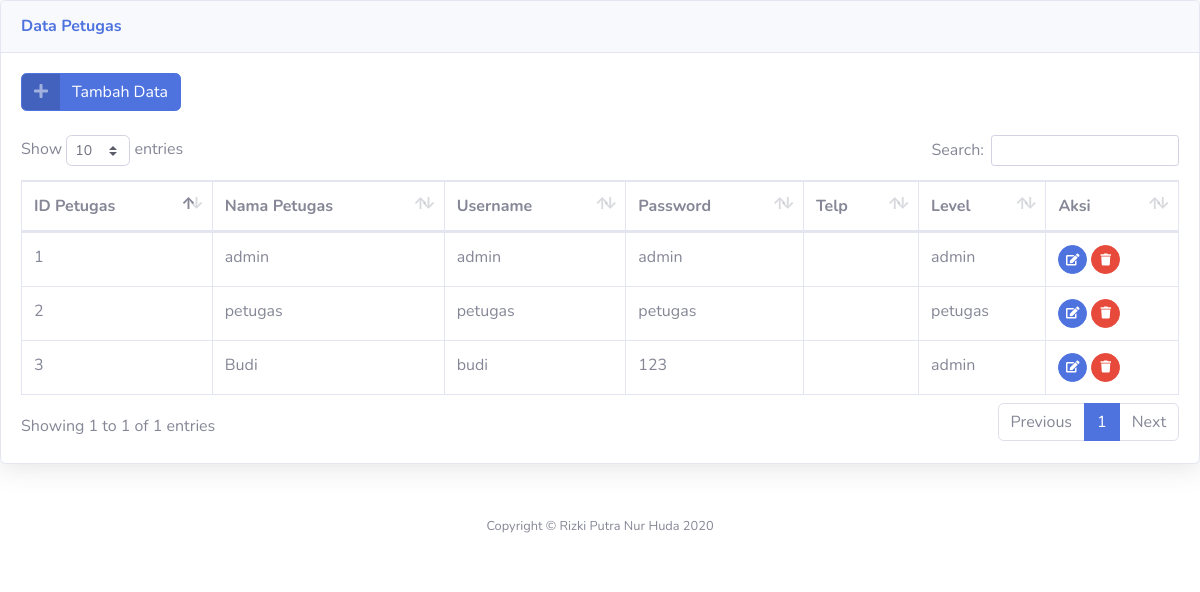
The app's page /admin/lihat_petugas.php with its own data.
### tables this page shows
CREATE TABLE `petugas` (
  `id_petugas` int(11) NOT NULL,
  `nama_petugas` varchar(35) NOT NULL,
  `username` varchar(25) NOT NULL,
  `password` varchar(32) NOT NULL,
  `telp` varchar(13) NOT NULL,
  `level` enum('admin','petugas','','') NOT NULL
);

### admin/lihat_petugas.php (the view, shortened to what this page needs)
<!DOCTYPE html>
<html lang="en">
<head>
  <link href="../vendor/fontawesome-free/css/all.min.css" rel="stylesheet" type="text/css">
  <link href="../css/sb-admin-2.min.css" rel="stylesheet">
  <link href="../vendor/datatables/dataTables.bootstrap4.min.css" rel="stylesheet">
</head>
<body id="page-top">
          <div class="card shadow mb-4">
            <div class="card-header py-3">
              <h6 class="m-0 font-weight-bold text-primary">Data Petugas</h6>
            </div>
            <div class="card-body">
              <a href="admin.php?url=tambah_Petugas" class="btn btn-primary btn-icon-split">
                    <span class="icon text-white-50">
                      <i class="fas fa-plus"></i>
                    </span>
                    <span class="text">Tambah Data</span>
                  </a>
                  <br><br>
              <div class="table-responsive">
                <table class="table table-bordered" id="dataTable" width="100%" cellspacing="0">
                  <thead>
                    <tr>
                      <th>ID Petugas</th>
                      <th>Nama Petugas</th>
                      <th>Username</th>
                      <th>Password</th>
                      <th>Telp</th>
                      <th>Level</th>
                      <th>Aksi</th>
                    </tr>
                  </thead>
                  <tfoot>
                  <?php
                  require '../koneksi.php';
                  $sql=mysqli_query($conn,"select * from petugas");
                  while ($data=mysqli_fetch_array($sql)) {
                 ?>
                  <tbody>
                    <tr>
                      <td><?php echo $data['id_petugas']; ?></td>
                      <td><?php echo $data['nama_petugas']; ?></td>
                      <td><?php echo $data['username']; ?></td>
                      <td><?php echo $data['password']; ?></td>
                      <td><?php echo $data['telepon']; ?></td>
                      <td><?php echo $data['level']; ?></td>
                      <td>
                            <a href="admin.php?url=edit_petugas&id=<?php echo $data['id_petugas']; ?>" class="btn btn-primary btn-circle btn-sm">
                              <i class="fa fa-edit"></i>
                            </a>
                            <a href="delete_petugas.php?id=<?php echo $data['id_petugas']; ?>" class="btn btn-danger btn-circle btn-sm" onclick="return confirm('Yakin Mau Hapus?')">
                              <i class="fa fa-trash"></i>
                            </a>
                      </td>
                    </tr>
                  </tbody>
                <?php } ?>
                </table>
              </div>
            </div>
          </div>
      <footer class="sticky-footer bg-white">
        <div class="container my-auto">
          <div class="copyright text-center my-auto">
            <span>Copyright &copy; Rizki Putra Nur Huda 2020</span>
          </div>
        </div>
      </footer>
</body>
</html>

### records on screen
petugas: id_petugas "1", nama_petugas "admin", username "admin", password "admin", level "admin"
petugas: id_petugas "2", nama_petugas "petugas", username "petugas", password "petugas", level "petugas"
petugas: id_petugas "3", nama_petugas "Budi", username "budi", password "123", level "admin"
